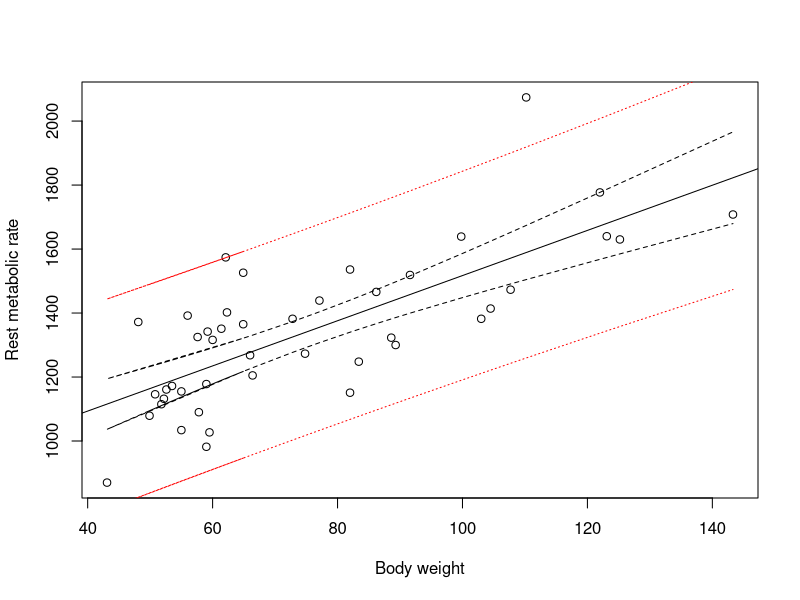
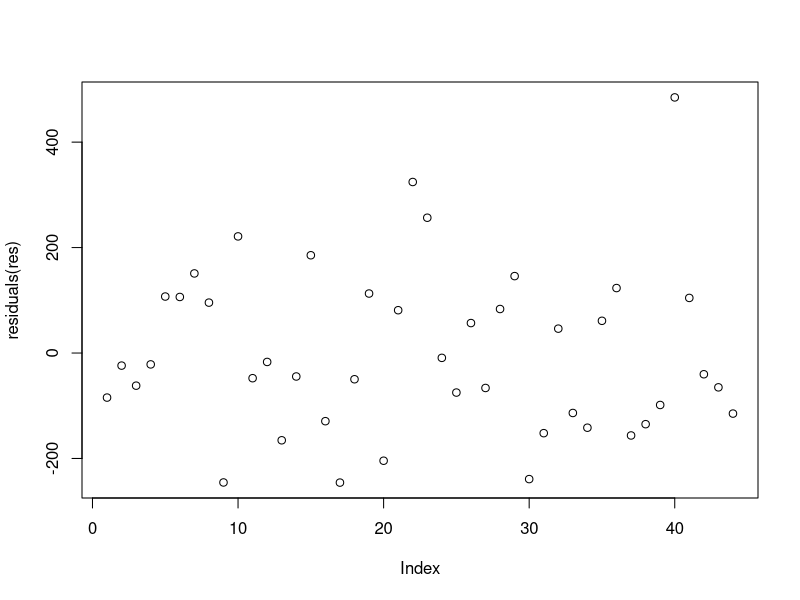
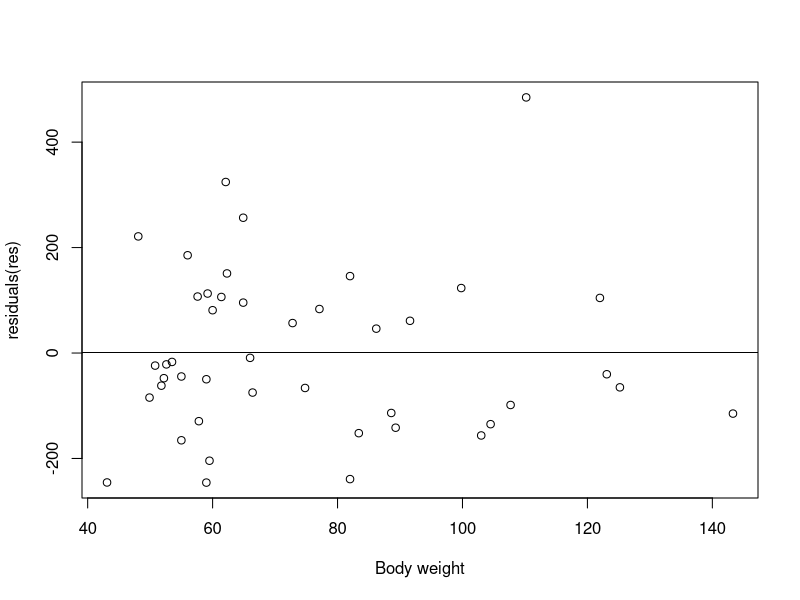
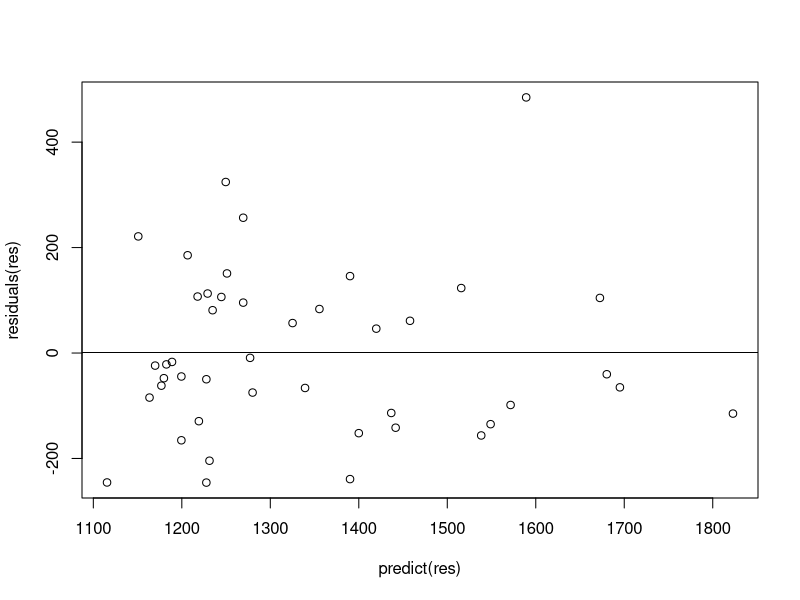
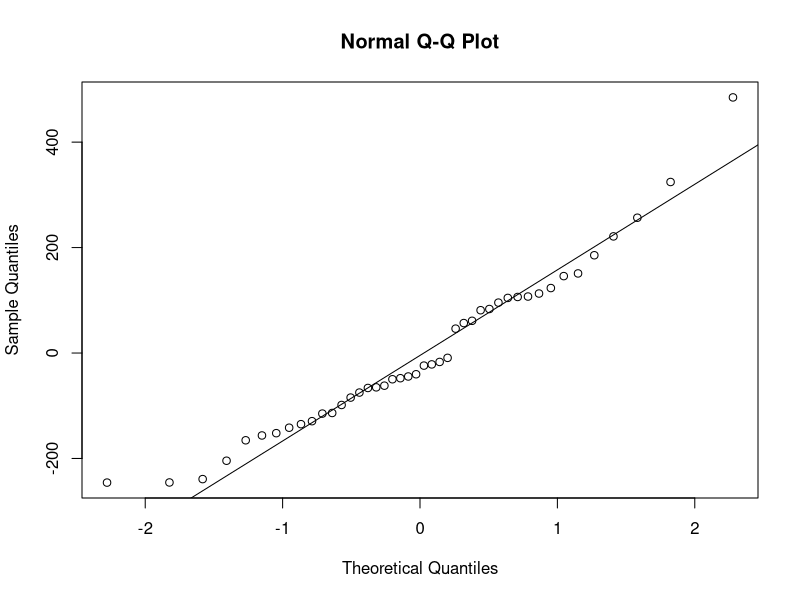

These figures' R source, in order:
data <- read.table("data/weight-rmr-simple-linear-regression.txt")
colnames(data) <- c("bw", "rmr") 
res <- lm(rmr ~ bw, data)
summary(res)
anova(res)

cor(data$bw, data$rmr)
plot(
  data$bw, 
  data$rmr, 
  xlab = "Body weight", 
  ylab = "Rest metabolic rate"
)
abline(coefficients(res))

pred <- predict(res, interval = "confidence")[,2:3]
lines(data$bw,pred[,1], lty=2)
lines(data$bw,pred[,2], lty=2)

pred_ind <- predict(res, interval = "prediction")[,2:3]
sigma <- summary(res)$sigma
upper.bound <- sigma * sqrt(1 + 1/nrow(data) + (data$bw - mean(data$bw))^2/
                              sum((data$bw - mean(data$bw))^2))
fitted(res) + qt(0.975, 42) * upper.bound
# the same as pred.slr.ind[,2]
lines(data$bw,pred_ind[,1], lty=3, col = "red")
lines(data$bw,pred_ind[,2], lty=3, col = "red")

head(pred_ind)

plot(residuals(res))

plot(data$bw, residuals(res), xlab = "Body weight")
abline(1,0)

plot(predict(res), residuals(res))
abline(1,0)

qqnorm(residuals(res))
qqline(residuals(res))

X <- model.matrix(res)
(estimates <- solve(t(X)%*%X)%*%t(X)%*%data$rmr)
sigmahat2 <- 24934
vcov(res)
sigmahat2*solve(t(X)%*%X)
sqrt(diag(vcov(res)))


# manual
X <- model.matrix(res)
Y <- data$rmr

I <- diag(44)
J <- matrix(1, 44, 44) 

H <- X %*% solve(t(X) %*% X) %*%t (X)
beta_hat <- solve(t(X) %*% X) %*% t(X) %*% Y 

Y_hat <- H %*% Y

MSE <- t(Y) %*% (I - H) %*% Y / 42 
s_2 <- c(MSE) * solve(t(X) %*% X)
sqrt(diag(s_2))

var_beta <- s_2 %*% solve(t(X) %*% X)

## Student Sleep

xs <- c(2, 4, 4.75, 4.25, 7.5, 8, 2.5, 0, 5, 5.45, 6, 8.5, 9)
ys <- c(12, 27, 31, 30, 52, 53, 13, 7, 32, 42, 45, 57, 62)

students <- data.frame(hours = xs, focus = ys)

model <- lm(focus ~ hours, students)
summary(model)
anova(model)
